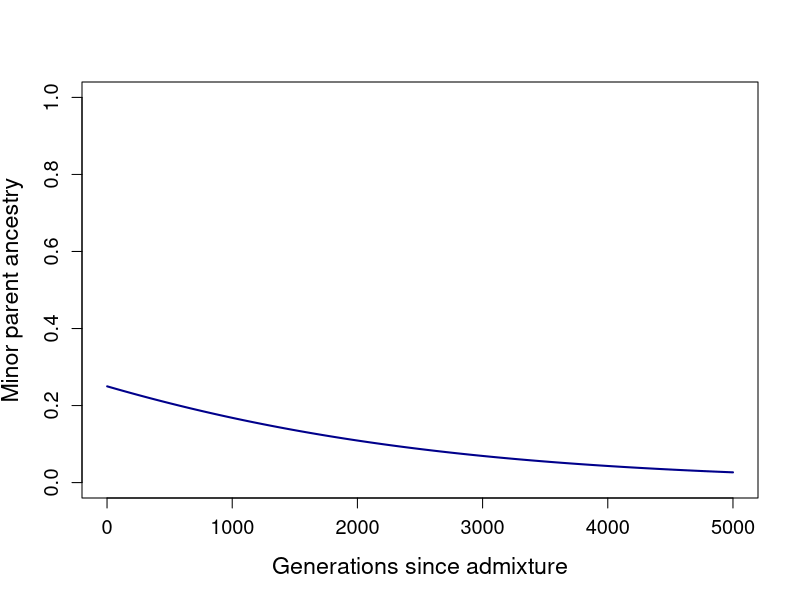

The R script that drew this image:
# calculate change in frequency of a single locus under selection or drift
# define the selection coefficient (0-1)
s<- -0.001
#starting allele frequency for the simulation
q<-0.25
#dominance (0-1)
h<-0.5
#set number of generations to simulate 
num_gen<-5000

#initialize frequency array
freq<-{}

#run selection for num_gen
for (x in 1:num_gen){
q = (q*(1-q)*(1+h*s) + q^2*(1+s))/((1-q)^2 + 2*q*(1-q)*(1+h*s) + q^2*(1+s))
freq<-c(freq,q)
} 

plot(1:5000,freq,type="l",lwd=2,col="darkblue",ylab="Minor parent ancestry",xlab="Generations since admixture",ylim=c(0,1),xlim=c(0,5000),cex.lab=1.4,cex.axis=1.2)
